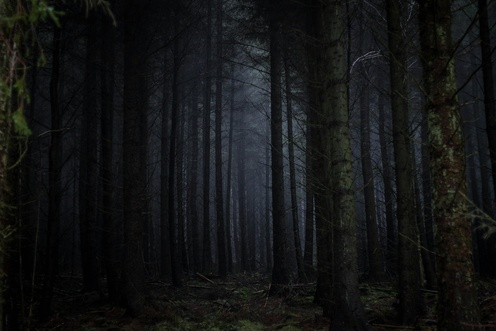
#> input picture dark.jpg, 496 x 331 px, shrunk from 3456 x 2304 before the run
$ jupyter execute CVL_Assignment01.ipynb
#> lines starting #> are read from the running program, lines starting #| are printed output that depends on the picture
# **CVL - ASSIGNMENT 1**

##**IMAGE ENHANCEMENT**

[cell 1]
#Impor library yang dibutuhkan
import cv2
import numpy as np
import matplotlib.pyplot as plt
import os

[cell 2]
#Didefinisikan fungsi untuk menampilkan image input dan menyimpan image output
def show_and_save(img_input, img_output, output_path, title_input='Original Image', title_output='Enhanced Image'):
  #Setting image dan histogram
  fig, axes = plt.subplots(2, 2, figsize=(10,8))

  #Image
  axes[0,0].imshow(cv2.cvtColor(img_input, cv2.COLOR_BGR2RGB))
  axes[0,0].set_title(title_input)
  axes[0,0].axis('off')
  axes[0,1].imshow(cv2.cvtColor(img_output, cv2.COLOR_BGR2RGB))
  axes[0,1].set_title(title_output)
  axes[0,1].axis('off')

  #Histogram
  gray_input = cv2.cvtColor(img_input, cv2.COLOR_BGR2GRAY)
  gray_output = cv2.cvtColor(img_output, cv2.COLOR_BGR2GRAY)
  axes[1,0].hist(gray_input.flatten(), bins=256, color='gray')
  axes[1,0].set_title('Histogram (Original)')
  axes[1,1].hist(gray_output.flatten(), bins=256, color='gray')
  axes[1,1].set_title('Histogram (Enhanced)')
  plt.tight_layout()
  plt.show()

  #Simpan hasil output
  cv2.imwrite(output_path, img_output)
  print(f"Hasil disimpan di : {output_path}")

#Cek folder output
os.makedirs('output', exist_ok=True)  #Output disimpan di folder output ini

[cell 3]
#Dark Image (Histogram Equalization)
img_dark = cv2.imread('dark.jpg')
#> img_dark is the input picture: shape (331, 496, 3); mean B, G, R 21, 20.9, 19.6
if img_dark is not None:
  gray = cv2.cvtColor(img_dark, cv2.COLOR_BGR2GRAY)
  eq = cv2.equalizeHist(gray)
  img_eq = cv2.cvtColor(eq, cv2.COLOR_GRAY2BGR)
  print("Image Enhancement : Dark Image")
  show_and_save(img_dark, img_eq, 'output/enhanced_dark.jpg', 'Original Image', 'Enhanced Image')
else:
  print("Error loading image")

## Analisis Image Enhancement untuk Dark Image

Untuk mengatasi tipe image berupa dark image, digunakan metode histogram equalization yang diterapkan pada citra grayscale lalu dikonversi kembali ke BGR.

Selanjutnya, berdasarkan perbandingan antara image asli dan enhanced image, dapat dilihat bahwa image asli yang awalnya sangat gelap dan detailnya hampir tidak terlihat, menjadi jauh lebih terang. Objek dan tekstur yang sebelumnya tidak terlihat jelas pada image asli menjadi dapat terlihat pada enhanced image.

Sedangkan untuk histogram, dapat diamati bahwa histogram gambar asli terkumpul di sisi kiri (nilai piksel rendah), yang mengindikasikan bahwa sebagian besar piksel memiliki warna gelap. Setelah mengalami proses histogram equalization maka histogram tersebut menjadi lebih merata dan menyebar di seluruh rentang nilai 0-255. Proses ini secara efektif meningkatkan kontras dan mencerahkan gambar, membuat detail yang tersembunyi menjadi terlihat.

[cell 4]
#Bright Image (Gamma Correction)
img_bright = cv2.imread('bright.jpg')
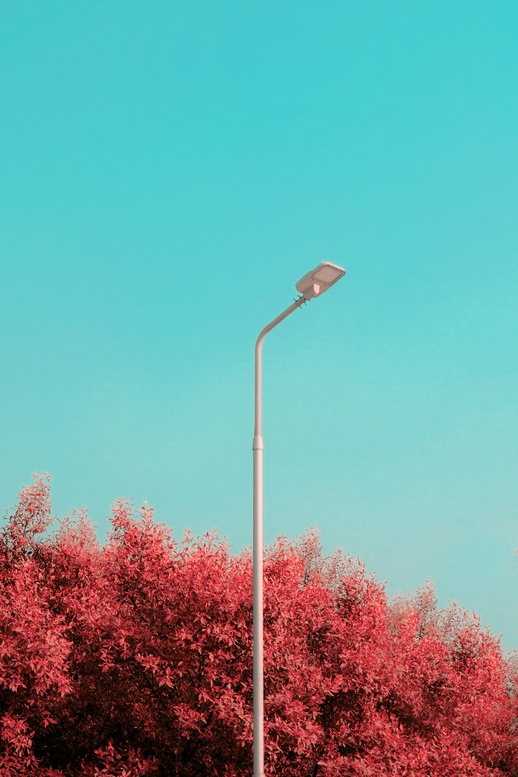
#> input picture bright.jpg, 518 x 777 px, shrunk from 3605 x 5408 before the run
#> img_bright is the input picture: shape (777, 518, 3); mean B, G, R 163.4, 163.4, 113.6
if img_bright is not None:
  gamma = 0.5
  inv_gamma = 1.0 / gamma
  table = np.array([((i / 255.0) ** inv_gamma) * 255 for i in np.arange(0, 256)]).astype('uint8')
  img_gamma = cv2.LUT(img_bright, table)
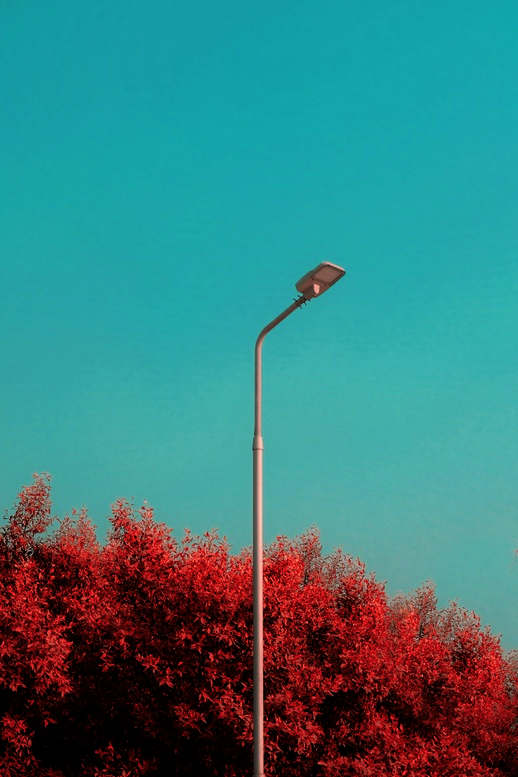
#> img_gamma: shape (777, 518, 3); mean B, G, R 124.9, 124.3, 58.2
  print("Image Enhancement : Bright Image")
  show_and_save(img_bright, img_gamma, 'output/enhanced_bright.jpg', 'Original Image', 'Enhanced Image')
#> call 2 of show_and_save, with output_path = 'output/enhanced_bright.jpg', title_input = 'Original Image', title_output = 'Enhanced Image'
#> in show_and_save (call 2), `gray_output = cv2.cvtColor(img_output, cv2.COLOR_BGR2GRAY)`:
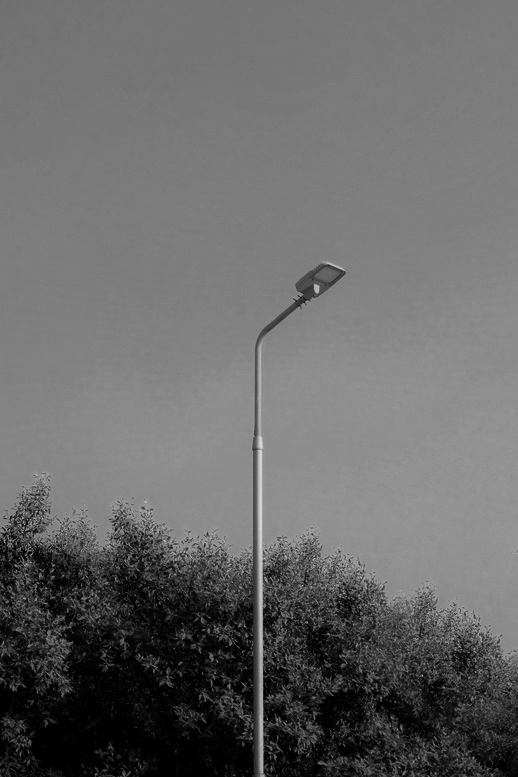
#> gray_output: shape (777, 518); min 0, max 215, mean 104.6
else:
  print("Error loading image")

## Analisis Image Enhancement untuk Bright Image

Untuk mengatasi tipe image berupa bright image, dipilih koreksi gamma dengan LUT, yaitu Look-Up Table yang akan digunakan untuk mempercepat transformasi nilai intensitas piksel.

Pada gambar di atas dapat diamati bahwa image asli terlalu terang, terutama di area langit. Setelah koreksi gamma, kelebihan cahaya berhasil dikurangi dadn detail yang sebelumnya hilang karena over-brightness mulai terlihat kembali di bagian daun.

Selanjutnya pada histogram, dapat dilihat bahwa histogram dari image asli terkumpul di sisi kanan (nilai piksel tinggi). Setelah koreksi gamma, histogram bergeser ke arah kiri, menunjukkan bahwa nilai piksel yang terang telah diturunkan. Pergeseran ini efektif menurunkan kecerahan berlebih dan mengembalikan detail di area yang terlalu terang.

[cell 5]
#Low Contrast Image (CLAHE)
img_lowcont = cv2.imread('lowcontrast.jpg')
if img_lowcont is not None:
  gray = cv2.cvtColor(img_lowcont, cv2.COLOR_BGR2GRAY)
  clahe = cv2.createCLAHE(clipLimit=2.0, tileGridSize=(8,8))
  cl1 = clahe.apply(gray)
  img_clahe = cv2.cvtColor(cl1, cv2.COLOR_GRAY2BGR)
  print("Image Enhancement : Low Contrast Image")
  show_and_save(img_lowcont, img_clahe, 'output/enhanced_lowcontrast.jpg', 'Original Image', 'Enhanced Image')
else:
  print("Error loading image")

## Analisis Image Enhancement untuk Low Contrast Image

Untuk mengatasi tipe image berupa low contrast image, dipilih CLAHE (Contrast Limited Adaptive Histogram Equalization) yang akan digunakan untuk meningkatkan kontras secara lokal.

Pada image asli dapat dilihat bahwa objek terlihat memudar dan kurang jelas. Setelah penerapan CLAHE, kontras gambar meningkat secara signifikan baik pada warna dan juga detail, terutama pada objek dan latar belakang, menjadi lebih hidup dan tajam serta mudah dibedakan antara objek dan latar belakangnya.

Sedangkan pada histogram, dapat diamati bahwa histogram dari image asli sempit dan tidak merata, menunjukkan rentang kontras yang rendah. Setelah CLAHE, histogram menjadi lebih lebar dan merata, serta mencakup rentang nilai yang lebih besar. CLAHE meningkatkan kontras secara lokal pada setiap bagian gambar, sehingga hasilnya lebih baik dibandingkan equalization biasa untuk tipe image ini.

[cell 6]
#Noise Image (Denoising)
img_noisy = cv2.imread('noise.jpg')
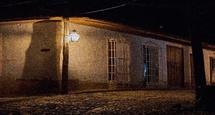
#> input picture noise.jpg, 215 x 115 px, shrunk from 1500 x 800 before the run
#> img_noisy is the input picture: shape (115, 215, 3); mean B, G, R 29.9, 41.5, 60.9
if img_noisy is not None:
  img_denoised = cv2.fastNlMeansDenoisingColored(img_noisy, None, 10, 10, 7, 21)
  print("Image Enhancement : Noise Image")
  show_and_save(img_noisy, img_denoised, 'output/enhanced_noise.jpg', 'Original Image', 'Enhanced Image')
else:
  print("Error loading image")

## Analisis Image Enhancement untuk Noise Image

Untuk mengatasi tipe image berupa noise image, dipilih denoising yang akan digunakan untuk mengurangi noise.

Pada image asli dapat diamati bahwa image asli memiliki bintik-bintik (noise) yang jelas. Setelah proses denoising, bintik-bintik tersebut berkurang drastis, menghasilkan gambar yang lebih halus dan objek yang lebih mudah terlihat.

Selanjutnya dapat diamati pula untuk histogramnya tidak menunjukkan perubahan yang signifikan, karena filter denoising berfokus pada piksel-piksel individual yang dianggap sebagai noise, bukan pada distribusi intensitas warna secara keseluruhan. Karena tujuan dari denoising bukan mengubah kontras atau kecerahan global.

[cell 7]
#Low Resolution Image (Upsampling Bicubic)
img_lowres = cv2.imread('lowres.jpg')
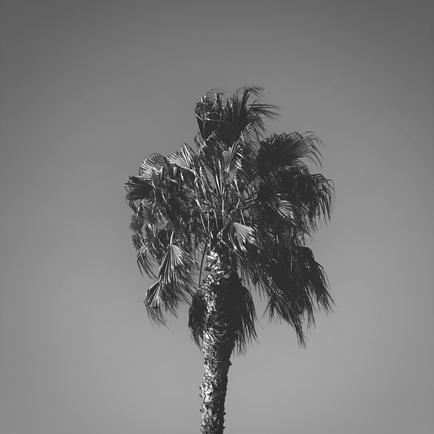
#> input picture lowres.jpg, 434 x 434 px, shrunk from 3024 x 3024 before the run
#> img_lowres is the input picture: shape (434, 434, 3); min 19, max 255, mean 123.5
if img_lowres is not None:
  img_upsampled = cv2.resize(img_lowres, None, fx=2, fy=2, interpolation=cv2.INTER_CUBIC)
  print("Image Enhancement : Low Resolution Image")
  show_and_save(img_lowres, img_upsampled, 'output/enhanced_lowres.jpg', 'Original Image', 'Enhanced Image')
else:
  print("Error loading image")

## Analisis Image Enhancement untuk Low Resolution Image

Untuk mengatasi tipe image berupa low resolution image, dipilih metode interpolasi, yaitu Bicubic Upsampling yang akan digunakan untuk memperbesar image.

Pada image asli dapat diamati bahwa imagenya memiliki resolusi rendah dan terlihat pecah. Setelah upsampling dengan interpolasi bikubik, resolusi gambar meningkat dan gambar terlihat lebih halus dan detailnya lebih baik. Namun detail asli tetap terbatas karena sumber data awal resolusinya rendah.

Sedangkan pada histogramnya dapat diamati bahwa histogram tidak mengalami perubahan signifikan dalam distribusinya, karena upsampling berfokus pada menciptakan piksel baru di antara piksel yang sudah ada untuk meningkatkan resolusi, bukan mengubah distribusi warna.

[cell 8]
#Too Sharp Image (Gaussian Blur)
img_toosharp = cv2.imread('toosharp.jpeg')
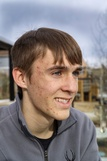
#> input picture toosharp.jpeg, 107 x 161 px, shrunk from 747 x 1120 before the run
#> img_toosharp is the input picture: shape (161, 107, 3); mean B, G, R 122.6, 124.3, 134.2
if img_toosharp is not None:
  img_blurred = cv2.GaussianBlur(img_toosharp, (3,3), 1)
  print("Image Enhancement : Too Sharp Image")
  show_and_save(img_toosharp, img_blurred, 'output/enhanced_toosharp.jpg', 'Original Image', 'Enhanced Image')
#> in show_and_save (call 5), `gray_input = cv2.cvtColor(img_input, cv2.COLOR_BGR2GRAY)`:
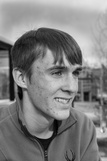
#> gray_input: shape (161, 107); min 0, max 245, mean 127.1
else:
  print("Error loading image")

## Analisis Image Enhancement untuk Too Sharp Image

Untuk mengatasi tipe image berupa too sharp image, dipilih Gaussian Blur dengan kernel kecil.

Pada image asli dapat diamati bahwa ketajaman pada image asli ini awalnya berlebihan. Namun setelah mengimplementasikan Gaussian Blur maka image menjadi lebih halus dan alami tanpa tepi yang terlalu tajam. Beberapa detail kecil dan noise yang muncul akibat ketajaman berlebih berhasil dikurangi.

Sedangkan untuk histogram dapat dilihat bahwa histogram menunjukkan sedikit penumpulan di area ekstrim (terang dan gelap). Ini terjadi karena blurring melakukan pengambilan rata-rata nilai piksel, lalu mengurangi perbedaan ekstrim dan menggeser nilai piksel ke arah rata-rata.

[cell 9]
#Dark Object on Dark Background (Log Transform)
img_darkobj = cv2.imread('darkobj.jpg')
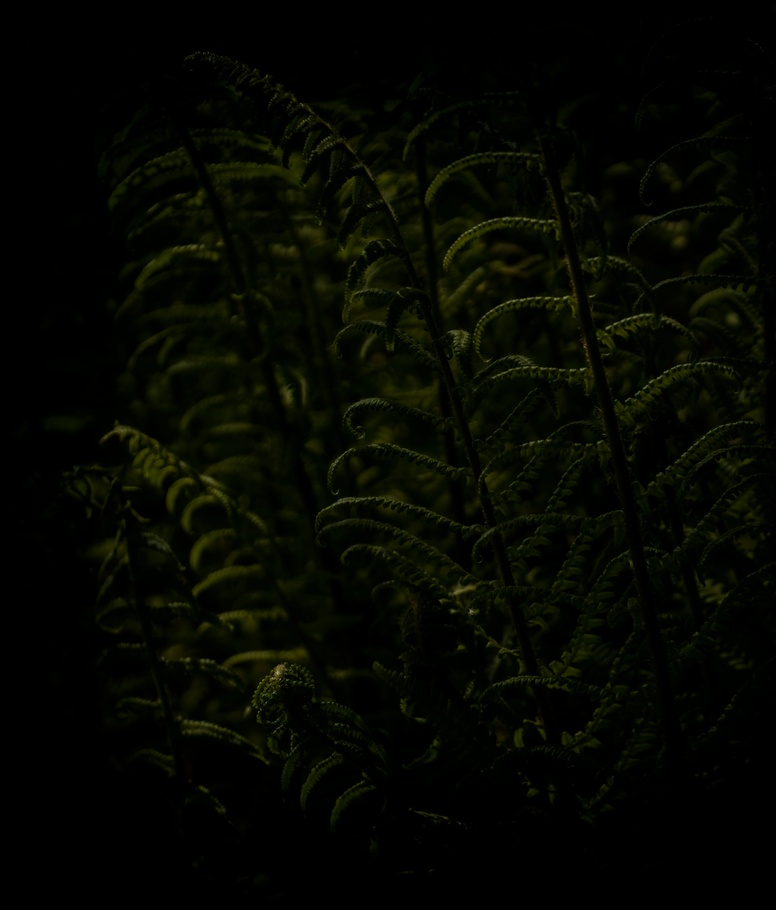
#> input picture darkobj.jpg, 776 x 910 px, shrunk from 5401 x 6336 before the run
#> img_darkobj is the input picture: shape (910, 776, 3); mean B, G, R 1, 7.2, 5.2
if img_darkobj is not None:
  gray = cv2.cvtColor(img_darkobj, cv2.COLOR_BGR2GRAY)
#> gray: shape (910, 776)
  #Mencegah kemungkinan log(0) atau log(negative)
  max_val = np.max(gray)
#> max_val = 170
  if max_val > 0:
    c = 255 / np.log(1 + max_val)
#> c = 49.59
    log_img = c * np.log(1 + gray.astype(np.float32))
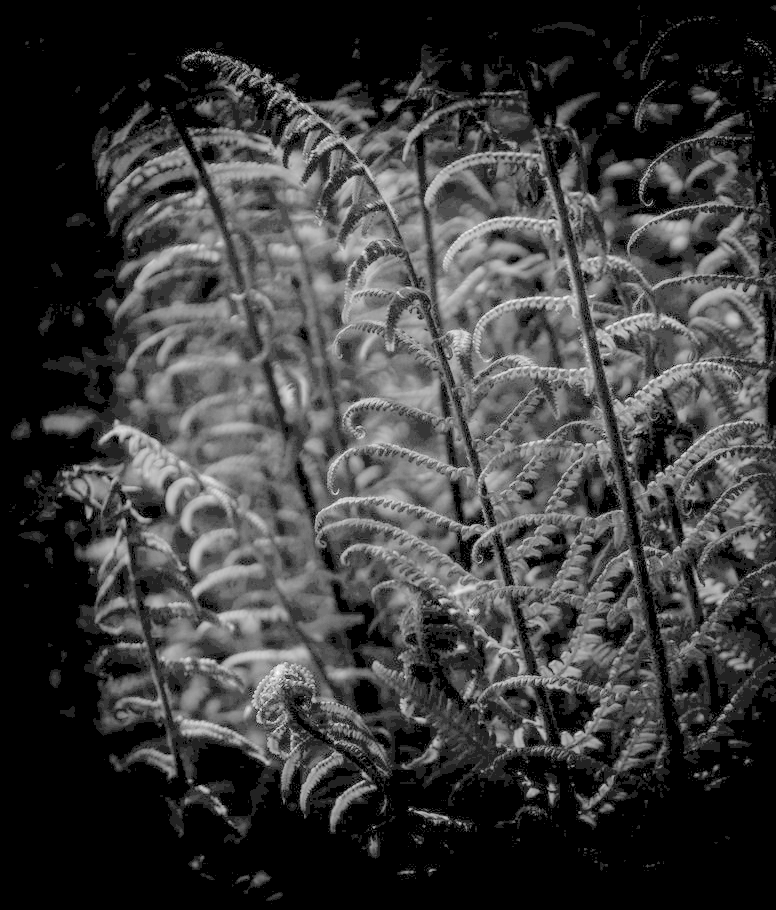
#> log_img: shape (910, 776) float32; min 0, max 255, mean 60.2
    log_img = np.clip(log_img, 0, 255).astype(np.uint8)
    img_log = cv2.cvtColor(log_img, cv2.COLOR_GRAY2BGR)
    print("Image Enhancement : Dark Object on Dark Background Image")
    show_and_save(img_darkobj, img_log, 'output/enhanced_darkobject.jpg', 'Original Image', 'Enhanced Image')
#> in show_and_save (call 6), `plt.show()`:
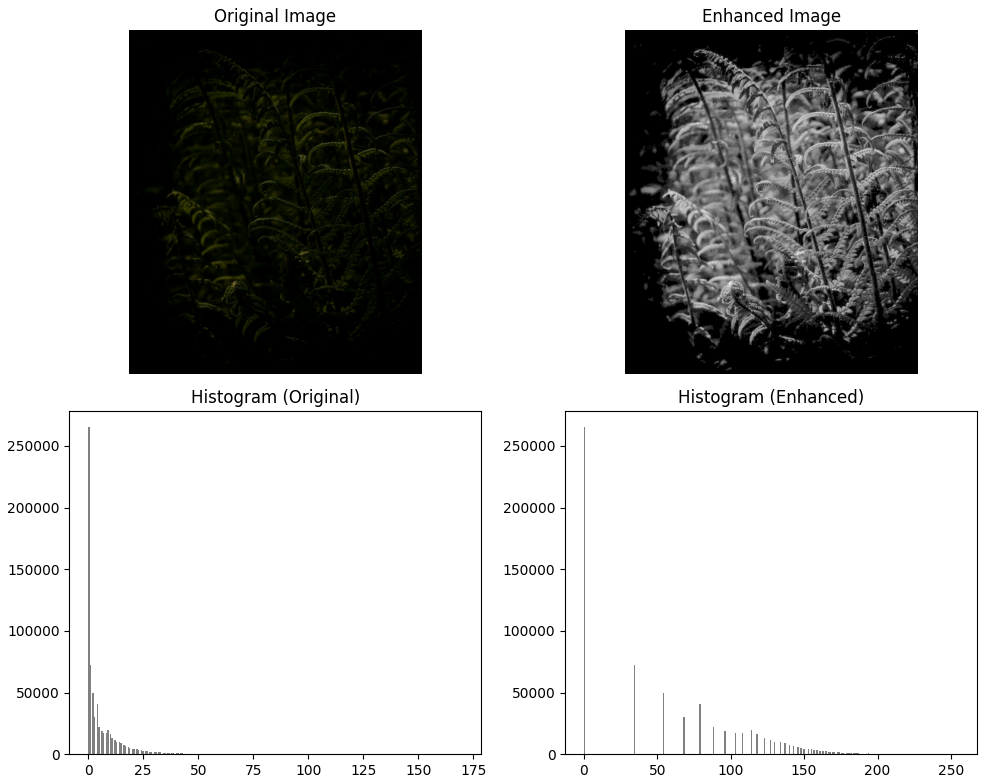
#> figure drawn by matplotlib, 4 panels; panel 3: tallest bar 265085 high, from x = 0 to 0.664; panel 4: tallest bar 265085 high, from x = 0 to 0.996
  else:
    print("Tidak bisa diproses karena image sangat gelap")
else:
  print("Error loading image")
